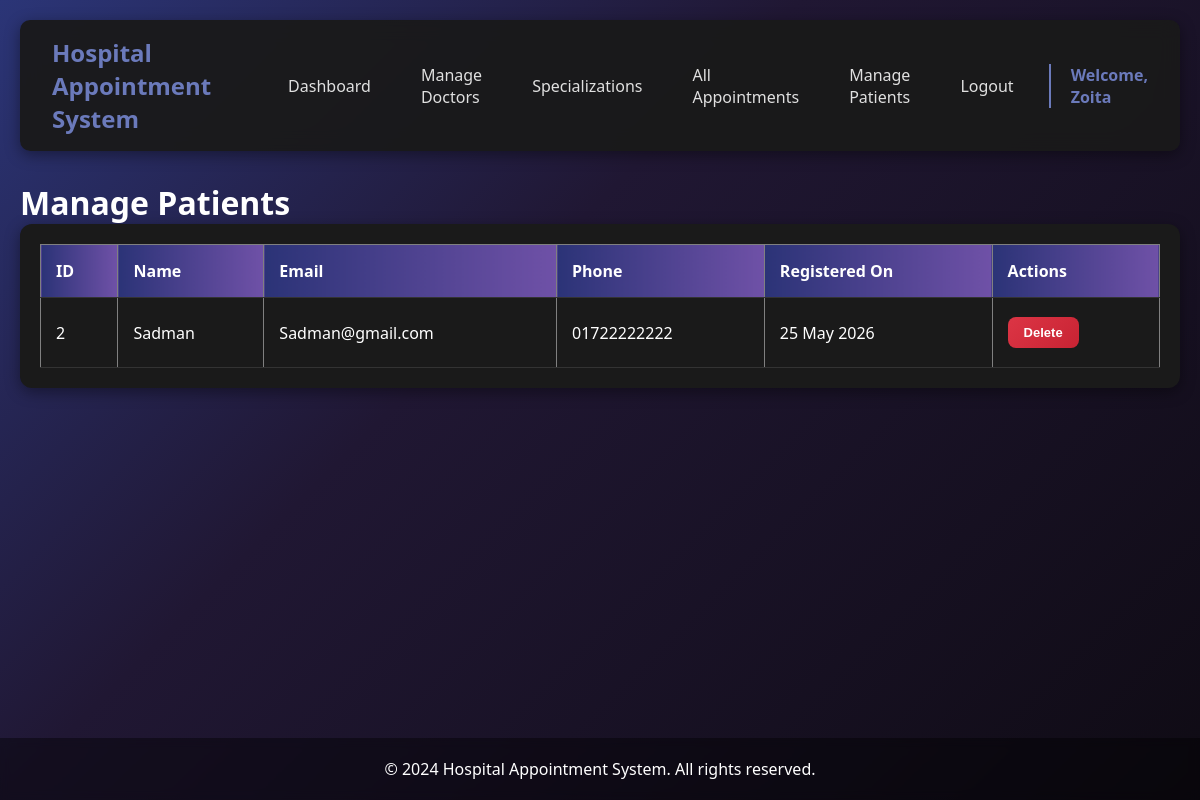
Page /views/admin/managePatientsZ.php (signed in) on the committed database.
### tables this page shows
CREATE TABLE users (
    id INT AUTO_INCREMENT PRIMARY KEY,
    name VARCHAR(100) NOT NULL,
    email VARCHAR(100) UNIQUE NOT NULL,
    password_hash VARCHAR(255) NOT NULL,
    phone VARCHAR(20) NOT NULL,
    role ENUM('patient', 'doctor', 'admin') NOT NULL,
    created_at TIMESTAMP DEFAULT CURRENT_TIMESTAMP
);

### models/adminModelZ.php (called while the page is built, shortened)
<?php
function getAllPatientsM($conn) {
    $sql = "SELECT id, name, email, phone, created_at FROM users WHERE role = 'patient' ORDER BY created_at DESC";
    $result = mysqli_query($conn, $sql);
    return mysqli_fetch_all($result, MYSQLI_ASSOC);
}
?>

### views/admin/managePatientsZ.php (the view, shortened to what this page needs)
<?php
require_once '../../includes/header.php';
require_once '../../includes/navbar.php';
require_once '../../config/database.php';
require_once '../../models/adminModelZ.php';
$patients = getAllPatientsM($conn);
?>
<div>
    <h1>Manage Patients</h1>
    <div class="table-container">
        <table border="1" cellpadding="10" style="width:100%; border-collapse:collapse;">
            <thead>
                <tr style="background:#667eea; color:white;">
                    <th>ID</th>
                    <th>Name</th>
                    <th>Email</th>
                    <th>Phone</th>
                    <th>Registered On</th>
                    <th>Actions</th>
                </tr>
            </thead>
            <tbody>
                <?php foreach($patients as $patient): ?>
                    <tr>
                        <td><?php echo $patient['id']; ?></td>
                        <td><?php echo htmlspecialchars($patient['name']); ?></td>
                        <td><?php echo htmlspecialchars($patient['email']); ?></td>
                        <td><?php echo htmlspecialchars($patient['phone']); ?></td>
                        <td><?php echo date('d M Y', strtotime($patient['created_at'])); ?></td>
                        <td>
                            <form method="POST" action="../../controllers/adminControllerZ.php" onsubmit="return confirm('Are you sure you want to delete this patient? This will also delete all their appointments.');">
                                <button type="submit" class="btn btn-sm btn-danger">Delete</button>
                            </form>
                        </td>
                    </tr>
                <?php endforeach; ?>
            </tbody>
        </table>
    </div>
</div>
<?php require_once '../../includes/footer.php'; ?>

### assets/css/style.css (style rules this page uses)
* { margin: 0; padding: 0; box-sizing: border-box; }
body { font-family: 'Segoe UI', Tahoma, Geneva, Verdana, sans-serif; background: linear-gradient(135deg, #2b3577 0%, #201733 40%, #0f0b14 100%); min-height: 100vh; display: flex; flex-direction: column; color: #ffffff; }
button, .btn { background: linear-gradient(90deg, #2b3377 0%, #6f51a7 100%); color: white; padding: 12px 30px; border: none; border-radius: 8px; cursor: pointer; font-size: 16px; font-weight: 600; transition: all 0.3s; text-decoration: none; display: inline-block; width: 100%; text-align: center; }
.btn-sm { width: auto; padding: 8px 16px; font-size: 13px; display: inline-block; margin: 4px 4px 4px 0; }
.btn-danger { background: linear-gradient(135deg, #dc3545 0%, #c82333 100%); }
.table-container { overflow-x: auto; background: #1a1a1a; border-radius: 12px; padding: 20px; box-shadow: 0 4px 15px rgba(0, 0, 0, 0.4); margin-bottom: 40px; }
table { width: 100%; border-collapse: collapse; }
th, td { padding: 15px; text-align: left; border-bottom: 1px solid #333333; }
th { background: linear-gradient(90deg, #2b3377 0%, #6f51a7 100%); color: white; font-weight: 600; }

### rows in the picture
users: id "2", name "Sadman", email "Sadman@gmail.com", phone "01722222222", created_at "25 May 2026"

### other values in the picture
$_SESSION['user_name'] "Zoita"
